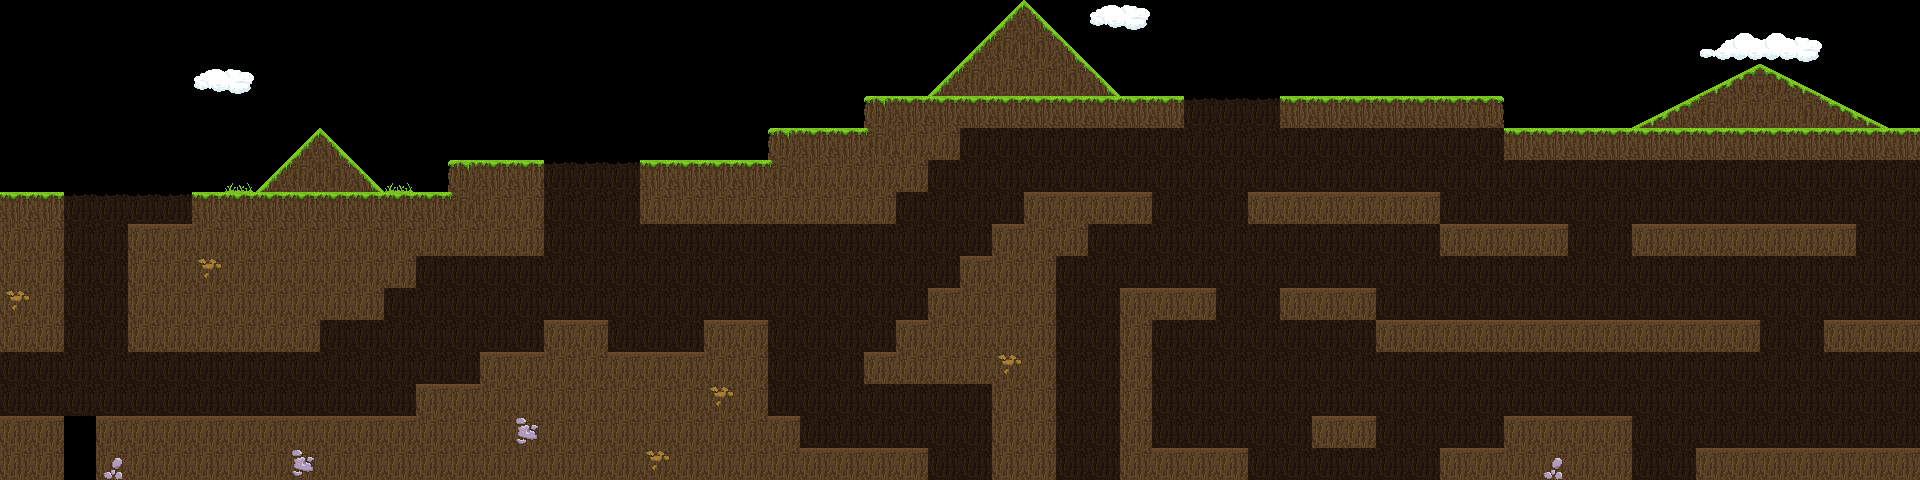

Tiled map render using the project's own tile images. Description and the map definition, with tile-layer contents summarised, below:
An orthogonal 60x15 tile map with 32x32 px tiles, 2 tile layers (Capa de Patrones 1, Capa de patrones 2), 4 tilesets and 3 objects (2x Enemy, Player).

<map version="1.0" orientation="orthogonal" renderorder="left-up" width="60" height="15" tilewidth="32" tileheight="32" nextobjectid="20">
 <tileset firstgid="1" name="Tiles_32x32" tilewidth="32" tileheight="32" spacing="0" margin="0">
  <image source="Tiles_32x32.png" width="256" height="256" />
 </tileset>
 <tileset firstgid="65" name="walker" tilewidth="60" tileheight="38">
  <image source="walker.bmp" width="719" height="77" />
 </tileset>
 <tileset firstgid="87" name="kirby" tilewidth="30" tileheight="27">
  <image source="kirby.bmp" width="181" height="27" />
 </tileset>
 <tileset firstgid="93" name="tanooki" tilewidth="37" tileheight="35">
  <image source="tanooki.bmp" width="147" height="35" />
 </tileset>
 <layer name="Capa de Patrones 1" width="60" height="15">
  <properties>
   <property name="m_isCollider" value="1" />
  </properties>
  <data>[900 cells, 285 non-empty, 9 distinct tile ids]</data>
 </layer>
 <layer name="Capa de patrones 2" width="60" height="15">
  <properties>
   <property name="m_isCollider" value="0" />
  </properties>
  <data>[900 cells, 395 non-empty, 17 distinct tile ids]</data>
 </layer>
 <objectgroup name="Capa de Objetos 1">
  <object id="15" name="walker" type="Player" gid="65" x="7" y="116" width="60" height="38">
   <properties>
    <property name="callbackID" value="0" />
    <property name="fileName" value="walker.bmp" />
    <property name="spriteNum" value="12" />
    <property name="textureHeight" value="38" />
    <property name="textureID" value="player" />
    <property name="textureWidth" value="60" />
   </properties>
  </object>
  <object id="16" name="kirby" type="Enemy" gid="88" x="636" y="307" width="30" height="27">
   <properties>
    <property name="callbackID" value="0" />
    <property name="fileName" value="kirby.bmp" />
    <property name="spriteNum" value="6" />
    <property name="textureHeight" value="27" />
    <property name="textureID" value="enemy" />
    <property name="textureWidth" value="30" />
   </properties>
  </object>
  <object id="17" name="tanooki" type="Enemy" gid="93" x="227" y="150" width="37" height="35">
   <properties>
    <property name="callbackID" value="0" />
    <property name="fileName" value="tanooki.bmp" />
    <property name="spriteNum" value="4" />
    <property name="textureHeight" value="35" />
    <property name="textureID" value="enemy1" />
    <property name="textureWidth" value="37" />
   </properties>
  </object>
 </objectgroup>
</map>
